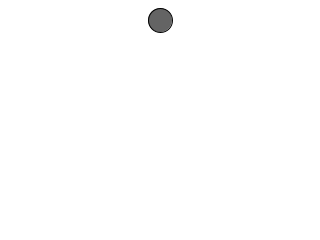
Frame 1 (no input)
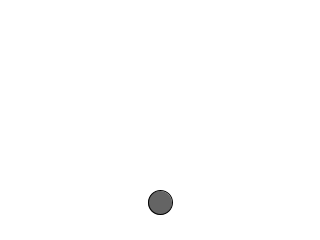
Frame 60 (the mouse pressed at the canvas centre just before this capture)
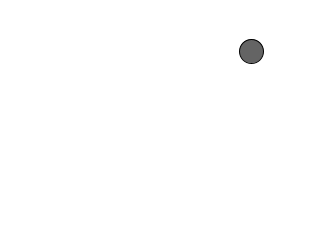
Frame 120 (the mouse held since frame 60 and released just before this capture)

The Processing sketch that drew these frames (run headless with seeded random() and noise(); from frame 60 on, the mouse is pressed at the canvas centre):

// Processing sketch: PhysicsExample_vector
// ── PhysicsExample_vector.pde
Body b;

//float gravity = 0.1;  
void setup() {
  size(320, 240);
  b = new Body();
}

void draw() {
  background(255);

  PVector gravity = new PVector(0, 0.1);
  b.applyForce(gravity);

  if (mousePressed) {
    PVector wind = new PVector(0.05, 0);
    b.applyForce(wind);
  }

  b.update();
  b.display();
  b.edges();
}




// ── Body.pde


class Body {

  PVector position;
  PVector velocity;
  PVector acceleration;

  Body() {
    position = new PVector(width/2, 20);
    velocity = new PVector(0, 0);
    acceleration = new PVector(0, 0);
  }

  void applyForce(PVector force) {
    acceleration.add(force);
  }

  void update() {
    // Physic "integration"
    velocity.add(acceleration);
    position.add(velocity);

    // Clear acceleration
    acceleration.mult(0);
  }

  void edges() {
    if (position.y > height) {
      velocity.y = velocity.y * -0.95;
    }

    if (position.x > width) {
      velocity.x = velocity.x * -0.95;
    }
  }

  void display() {
    fill(100);
    stroke(0);
    ellipse(position.x, position.y, 24, 24);
  }
}
